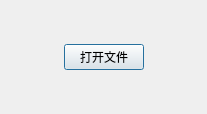
<?xml version="1.0" encoding="UTF-8"?>
<ui version="4.0">
 <class>CDialog</class>
 <widget class="QDialog" name="CDialog">
  <property name="geometry">
   <rect>
    <x>0</x>
    <y>0</y>
    <width>207</width>
    <height>114</height>
   </rect>
  </property>
  <property name="windowTitle">
   <string>Dialog</string>
  </property>
  <layout class="QGridLayout" name="gridLayout">
   <item row="0" column="0">
    <spacer name="horizontalSpacer">
     <property name="orientation">
      <enum>Qt::Horizontal</enum>
     </property>
     <property name="sizeHint" stdset="0">
      <size>
       <width>40</width>
       <height>20</height>
      </size>
     </property>
    </spacer>
   </item>
   <item row="0" column="1">
    <widget class="QPushButton" name="btnGetFileName">
     <property name="text">
      <string>打开文件</string>
     </property>
    </widget>
   </item>
   <item row="0" column="2">
    <spacer name="horizontalSpacer_2">
     <property name="orientation">
      <enum>Qt::Horizontal</enum>
     </property>
     <property name="sizeHint" stdset="0">
      <size>
       <width>40</width>
       <height>20</height>
      </size>
     </property>
    </spacer>
   </item>
  </layout>
 </widget>
 <resources/>
 <connections/>
</ui>
